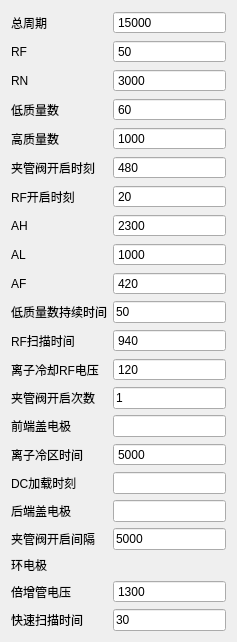
    <widget class="QWidget" name="layoutWidget">
     <property name="geometry">
      <rect>
       <x>20</x>
       <y>40</y>
       <width>237</width>
       <height>560</height>
      </rect>
     </property>
     <layout class="QGridLayout" name="gridLayout_4">
      <item row="18" column="2">
       <widget class="MySpinBox" name="spinBox_ion_cold_zone_time">
        <property name="buttonSymbols">
         <enum>QAbstractSpinBox::NoButtons</enum>
        </property>
        <property name="maximum">
         <number>1000000</number>
        </property>
        <property name="value">
         <number>5000</number>
        </property>
       </widget>
      </item>
      <item row="10" column="2">
       <widget class="MySpinBox" name="spinBox_al">
        <property name="buttonSymbols">
         <enum>QAbstractSpinBox::NoButtons</enum>
        </property>
        <property name="maximum">
         <number>500000</number>
        </property>
        <property name="value">
         <number>1000</number>
        </property>
       </widget>
      </item>
      <item row="22" column="0">
       <widget class="QLabel" name="label_19">
        <property name="text">
         <string>夹管阀开启间隔</string>
        </property>
       </widget>
      </item>
      <item row="25" column="2">
       <widget class="QLineEdit" name="line_quick_scan_time">
        <property name="text">
         <string>30</string>
        </property>
       </widget>
      </item>
      <item row="15" column="2">
       <widget class="MySpinBox" name="spinBox_ion_cool_rf_voltage">
        <property name="buttonSymbols">
         <enum>QAbstractSpinBox::NoButtons</enum>
        </property>
        <property name="maximum">
         <number>100000</number>
        </property>
        <property name="value">
         <number>120</number>
        </property>
       </widget>
      </item>
      <item row="23" column="0">
       <widget class="QLabel" name="label_1">
        <property name="text">
         <string>环电极</string>
        </property>
       </widget>
      </item>
      <item row="15" column="0">
       <widget class="QLabel" name="label_14">
        <property name="text">
         <string>离子冷却RF电压</string>
        </property>
       </widget>
      </item>
      <item row="0" column="2">
       <widget class="MySpinBox" name="spinBox_total_cycle">
        <property name="readOnly">
         <bool>false</bool>
        </property>
        <property name="buttonSymbols">
         <enum>QAbstractSpinBox::NoButtons</enum>
        </property>
        <property name="keyboardTracking">
         <bool>true</bool>
        </property>
        <property name="maximum">
         <number>300000</number>
        </property>
        <property name="stepType">
         <enum>QAbstractSpinBox::DefaultStepType</enum>
        </property>
        <property name="value">
         <number>15000</number>
        </property>
       </widget>
      </item>
      <item row="13" column="0">
       <widget class="QLabel" name="label_35">
        <property name="text">
         <string>低质量数持续时间</string>
        </property>
       </widget>
      </item>
      <item row="12" column="0">
       <widget class="QLabel" name="label_11">
        <property name="text">
         <string>AF</string>
        </property>
       </widget>
      </item>
      <item row="22" column="2">
       <widget class="QLineEdit" name="line_clamp_valve_open_int">
        <property name="text">
         <string>5000</string>
        </property>
       </widget>
      </item>
      <item row="9" column="2">
       <widget class="MySpinBox" name="spinBox_ah">
        <property name="buttonSymbols">
         <enum>QAbstractSpinBox::NoButtons</enum>
        </property>
        <property name="maximum">
         <number>5000001</number>
        </property>
        <property name="value">
         <number>2300</number>
        </property>
       </widget>
      </item>
      <item row="4" column="0">
       <widget class="QLabel" name="label_5">
        <property name="text">
         <string>低质量数</string>
        </property>
       </widget>
      </item>
      <item row="18" column="0">
       <widget class="QLabel" name="label_13">
        <property name="text">
         <string>离子冷区时间</string>
        </property>
       </widget>
      </item>
      <item row="10" column="0">
       <widget class="QLabel" name="label">
        <property name="text">
         <string>AL</string>
        </property>
       </widget>
      </item>
      <item row="5" column="2">
       <widget class="MySpinBox" name="spinBox_hight_mass_number">
        <property name="buttonSymbols">
         <enum>QAbstractSpinBox::NoButtons</enum>
        </property>
        <property name="maximum">
         <number>2000</number>
        </property>
        <property name="value">
         <number>1000</number>
        </property>
       </widget>
      </item>
      <item row="19" column="0">
       <widget class="QLabel" name="label_9">
        <property name="text">
         <string>DC加载时刻</string>
        </property>
       </widget>
      </item>
      <item row="5" column="0">
       <widget class="QLabel" name="label_6">
        <property name="text">
         <string>高质量数</string>
        </property>
       </widget>
      </item>
      <item row="20" column="2">
       <widget class="QLineEdit" name="line_back_cover_electrode"/>
      </item>
      <item row="19" column="2">
       <widget class="QLineEdit" name="line_dc_loading_time"/>
      </item>
      <item row="12" column="2">
       <widget class="MySpinBox" name="spinBox_af">
        <property name="readOnly">
         <bool>false</bool>
        </property>
        <property name="buttonSymbols">
         <enum>QAbstractSpinBox::NoButtons</enum>
        </property>
        <property name="maximum">
         <number>1000000</number>
        </property>
        <property name="value">
         <number>420</number>
        </property>
       </widget>
      </item>
      <item row="16" column="0">
       <widget class="QLabel" name="label_18">
        <property name="text">
         <string>夹管阀开启次数</string>
        </property>
       </widget>
      </item>
      <item row="25" column="0">
       <widget class="QLabel" name="label_34">
        <property name="text">
         <string>快速扫描时间</string>
        </property>
       </widget>
      </item>
      <item row="13" column="2">
       <widget class="QLineEdit" name="line_low_ms_time">
        <property name="text">
         <string>50</string>
        </property>
       </widget>
      </item>
      <item row="4" column="2">
       <widget class="MySpinBox" name="spinBox_low_mass_number">
        <property name="buttonSymbols">
         <enum>QAbstractSpinBox::NoButtons</enum>
        </property>
        <property name="maximum">
         <number>2000</number>
        </property>
        <property name="value">
         <number>60</number>
        </property>
       </widget>
      </item>
      <item row="16" column="2">
       <widget class="QLineEdit" name="line_clamp_valve_open_times">
        <property name="text">
         <string>1</string>
        </property>
       </widget>
      </item>
      <item row="17" column="2">
       <widget class="QLineEdit" name="line_front_cover_electrode"/>
      </item>
      <item row="2" column="0">
       <widget class="QLabel" name="label_3">
        <property name="text">
         <string>RF</string>
        </property>
       </widget>
      </item>
      <item row="6" column="2">
       <widget class="MySpinBox" name="spinBox_clamp_valve_open_time">
        <property name="buttonSymbols">
         <enum>QAbstractSpinBox::NoButtons</enum>
        </property>
        <property name="maximum">
         <number>600</number>
        </property>
        <property name="value">
         <number>480</number>
        </property>
       </widget>
      </item>
      <item row="9" column="0">
       <widget class="QLabel" name="label_10">
        <property name="text">
         <string>AH</string>
        </property>
       </widget>
      </item>
      <item row="7" column="2">
       <widget class="MySpinBox" name="spinBox_rf_on_time">
        <property name="readOnly">
         <bool>false</bool>
        </property>
        <property name="buttonSymbols">
         <enum>QAbstractSpinBox::NoButtons</enum>
        </property>
        <property name="value">
         <number>20</number>
        </property>
       </widget>
      </item>
      <item row="3" column="2">
       <widget class="MySpinBox" name="spinBox_rn">
        <property name="readOnly">
         <bool>false</bool>
        </property>
        <property name="buttonSymbols">
         <enum>QAbstractSpinBox::NoButtons</enum>
        </property>
        <property name="maximum">
         <number>5000000</number>
        </property>
        <property name="value">
         <number>3000</number>
        </property>
       </widget>
      </item>
      <item row="14" column="0">
       <widget class="QLabel" name="label_12">
        <property name="text">
         <string>RF扫描时间</string>
        </property>
       </widget>
      </item>
      <item row="3" column="0">
       <widget class="QLabel" name="label_4">
        <property name="text">
         <string>RN</string>
        </property>
       </widget>
      </item>
      <item row="0" column="0">
       <widget class="QLabel" name="label_2">
        <property name="text">
         <string>总周期</string>
        </property>
       </widget>
      </item>
      <item row="14" column="2">
       <widget class="MySpinBox" name="spinBox_rf_scanning_time">
        <property name="readOnly">
         <bool>false</bool>
        </property>
        <property name="buttonSymbols">
         <enum>QAbstractSpinBox::NoButtons</enum>
        </property>
        <property name="maximum">
         <number>100000</number>
        </property>
        <property name="value">
         <number>940</number>
        </property>
       </widget>
      </item>
      <item row="2" column="2">
       <widget class="MySpinBox" name="spinBox_rf">
        <property name="readOnly">
         <bool>false</bool>
        </property>
        <property name="buttonSymbols">
         <enum>QAbstractSpinBox::NoButtons</enum>
        </property>
        <property name="maximum">
         <number>2000</number>
        </property>
        <property name="value">
         <number>50</number>
        </property>
       </widget>
      </item>
      <item row="7" column="0">
       <widget class="QLabel" name="label_8">
        <property name="text">
         <string>RF开启时刻</string>
        </property>
       </widget>
      </item>
      <item row="20" column="0">
       <widget class="QLabel" name="label_16">
        <property name="text">
         <string>后端盖电极</string>
        </property>
       </widget>
      </item>
      <item row="6" column="0">
       <widget class="QLabel" name="label_7">
        <property name="text">
         <string>夹管阀开启时刻</string>
        </property>
       </widget>
      </item>
      <item row="24" column="0">
       <widget class="QLabel" name="label_30">
        <property name="text">
         <string>倍增管电压</string>
        </property>
       </widget>
      </item>
      <item row="17" column="0">
       <widget class="QLabel" name="label_15">
        <property name="text">
         <string>前端盖电极</string>
        </property>
       </widget>
      </item>
      <item row="24" column="2">
       <widget class="MySpinBox" name="spinBox_multiplier_tube_voltage">
        <property name="enabled">
         <bool>true</bool>
        </property>
        <property name="frame">
         <bool>true</bool>
        </property>
        <property name="buttonSymbols">
         <enum>QAbstractSpinBox::NoButtons</enum>
        </property>
        <property name="keyboardTracking">
         <bool>true</bool>
        </property>
        <property name="maximum">
         <number>1600</number>
        </property>
        <property name="value">
         <number>1300</number>
        </property>
       </widget>
      </item>
     </layout>
    </widget>
